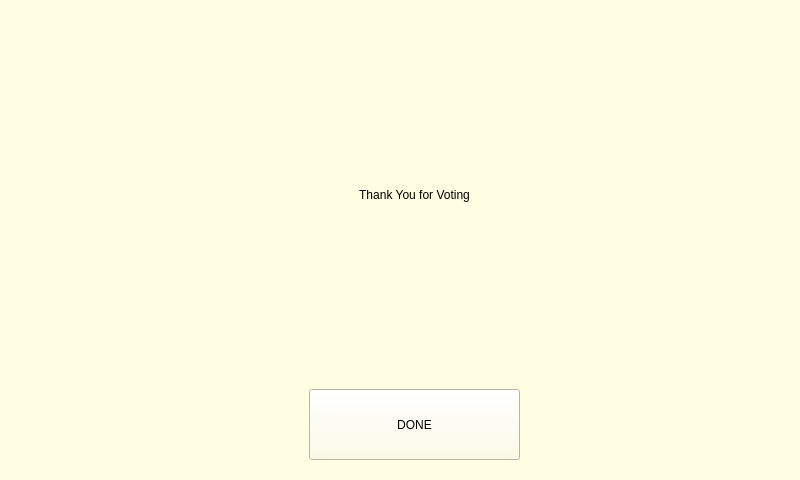
<?xml version="1.0" encoding="UTF-8"?>
<ui version="4.0">
 <class>MainWindow</class>
 <widget class="QMainWindow" name="MainWindow">
  <property name="geometry">
   <rect>
    <x>0</x>
    <y>0</y>
    <width>800</width>
    <height>480</height>
   </rect>
  </property>
  <property name="windowTitle">
   <string>MainWindow</string>
  </property>
  <widget class="QWidget" name="centralwidget">
   <widget class="QFrame" name="frame">
    <property name="geometry">
     <rect>
      <x>-31</x>
      <y>-21</y>
      <width>861</width>
      <height>511</height>
     </rect>
    </property>
    <property name="styleSheet">
     <string notr="true">background-color: rgb(255, 254, 226);</string>
    </property>
    <property name="frameShape">
     <enum>QFrame::StyledPanel</enum>
    </property>
    <property name="frameShadow">
     <enum>QFrame::Raised</enum>
    </property>
    <widget class="QLabel" name="label">
     <property name="geometry">
      <rect>
       <x>190</x>
       <y>110</y>
       <width>511</width>
       <height>211</height>
      </rect>
     </property>
     <property name="styleSheet">
      <string notr="true">font: 75 36pt &quot;MS Shell Dlg 2&quot;;</string>
     </property>
     <property name="text">
      <string>Thank You for Voting</string>
     </property>
     <property name="alignment">
      <set>Qt::AlignCenter</set>
     </property>
    </widget>
    <widget class="QPushButton" name="done">
     <property name="geometry">
      <rect>
       <x>340</x>
       <y>410</y>
       <width>211</width>
       <height>71</height>
      </rect>
     </property>
     <property name="styleSheet">
      <string notr="true">font: 75 14pt &quot;MS Shell Dlg 2&quot;;</string>
     </property>
     <property name="text">
      <string>DONE</string>
     </property>
    </widget>
   </widget>
  </widget>
 </widget>
 <resources/>
 <connections/>
</ui>
